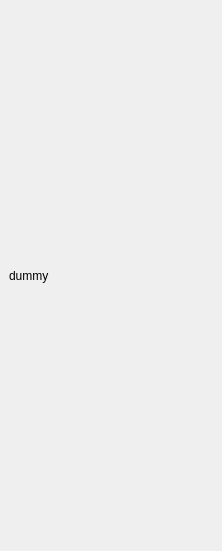
<?xml version="1.0" encoding="UTF-8"?>
<ui version="4.0">
 <class>AcetabularPrepWidget</class>
 <widget class="QStackedWidget" name="AcetabularPrepWidget">
  <property name="geometry">
   <rect>
    <x>0</x>
    <y>0</y>
    <width>199</width>
    <height>551</height>
   </rect>
  </property>
  <property name="windowTitle">
   <string>Acetabular Prep</string>
  </property>
  <property name="currentIndex">
   <number>0</number>
  </property>
  <widget class="QWidget" name="page">
   <layout class="QVBoxLayout" name="verticalLayout_10">
    <item>
     <widget class="QLabel" name="label">
      <property name="text">
       <string>dummy</string>
      </property>
     </widget>
    </item>
   </layout>
  </widget>
  <widget class="QWidget" name="PelvisCheckpoint">
   <layout class="QVBoxLayout" name="verticalLayout_12">
    <item>
     <widget class="QLabel" name="label_3">
      <property name="text">
       <string>Registration Result</string>
      </property>
     </widget>
    </item>
    <item>
     <widget class="QProgressBar" name="progressBar">
      <property name="value">
       <number>24</number>
      </property>
     </widget>
    </item>
    <item>
     <widget class="QCheckBox" name="checkBox">
      <property name="text">
       <string>Pelvis Checkpoint</string>
      </property>
     </widget>
    </item>
    <item>
     <widget class="QCheckBox" name="checkBox_2">
      <property name="text">
       <string>Femur Checkpoint</string>
      </property>
     </widget>
    </item>
    <item>
     <widget class="QPushButton" name="pushButton">
      <property name="text">
       <string>Verify</string>
      </property>
     </widget>
    </item>
    <item>
     <widget class="QPushButton" name="pushButton_3">
      <property name="text">
       <string>Clear Checkpoint</string>
      </property>
     </widget>
    </item>
    <item>
     <spacer name="verticalSpacer_36">
      <property name="orientation">
       <enum>Qt::Vertical</enum>
      </property>
      <property name="sizeHint" stdset="0">
       <size>
        <width>20</width>
        <height>40</height>
       </size>
      </property>
     </spacer>
    </item>
    <item>
     <widget class="QTextBrowser" name="textBrowser"/>
    </item>
    <item>
     <widget class="QLabel" name="label_5">
      <property name="text">
       <string>Pelvis Checkpoint</string>
      </property>
     </widget>
    </item>
   </layout>
  </widget>
  <widget class="QWidget" name="PelvisLandmark">
   <layout class="QVBoxLayout" name="verticalLayout_13">
    <item>
     <widget class="QCheckBox" name="checkBox_3">
      <property name="text">
       <string>Posterior Acetabulum</string>
      </property>
     </widget>
    </item>
    <item>
     <widget class="QCheckBox" name="checkBox_4">
      <property name="text">
       <string>Anterior Acetabulum</string>
      </property>
     </widget>
    </item>
    <item>
     <widget class="QCheckBox" name="checkBox_5">
      <property name="text">
       <string>Superior Acetabulum</string>
      </property>
     </widget>
    </item>
    <item>
     <widget class="QPushButton" name="pushButton_5">
      <property name="text">
       <string>Capture</string>
      </property>
     </widget>
    </item>
    <item>
     <widget class="QPushButton" name="pushButton_6">
      <property name="text">
       <string>Clear Landmark</string>
      </property>
     </widget>
    </item>
    <item>
     <widget class="QPushButton" name="pushButton_7">
      <property name="text">
       <string>Clear All Pelvis</string>
      </property>
     </widget>
    </item>
    <item>
     <widget class="QTextBrowser" name="textBrowser_2"/>
    </item>
    <item>
     <spacer name="verticalSpacer_37">
      <property name="orientation">
       <enum>Qt::Vertical</enum>
      </property>
      <property name="sizeHint" stdset="0">
       <size>
        <width>20</width>
        <height>235</height>
       </size>
      </property>
     </spacer>
    </item>
    <item>
     <widget class="QLabel" name="label_6">
      <property name="text">
       <string>Pelvis Landmark</string>
      </property>
     </widget>
    </item>
   </layout>
  </widget>
  <widget class="QWidget" name="PelvisRegistration">
   <layout class="QVBoxLayout" name="verticalLayout_14">
    <item>
     <widget class="QLabel" name="label_12">
      <property name="text">
       <string>Registration Result:</string>
      </property>
     </widget>
    </item>
    <item>
     <widget class="QProgressBar" name="progressBar_2">
      <property name="value">
       <number>24</number>
      </property>
     </widget>
    </item>
    <item>
     <widget class="QPushButton" name="pushButton_8">
      <property name="text">
       <string>Capture</string>
      </property>
     </widget>
    </item>
    <item>
     <widget class="QPushButton" name="pushButton_9">
      <property name="text">
       <string>Clear Last Point</string>
      </property>
     </widget>
    </item>
    <item>
     <widget class="QPushButton" name="pushButton_11">
      <property name="text">
       <string>Clear All Points</string>
      </property>
     </widget>
    </item>
    <item>
     <widget class="QPushButton" name="pushButton_10">
      <property name="text">
       <string>Verify</string>
      </property>
     </widget>
    </item>
    <item>
     <widget class="QTextBrowser" name="textBrowser_3"/>
    </item>
    <item>
     <spacer name="verticalSpacer_38">
      <property name="orientation">
       <enum>Qt::Vertical</enum>
      </property>
      <property name="sizeHint" stdset="0">
       <size>
        <width>20</width>
        <height>232</height>
       </size>
      </property>
     </spacer>
    </item>
    <item>
     <widget class="QLabel" name="label_16">
      <property name="text">
       <string>Pelvis Registration</string>
      </property>
     </widget>
    </item>
   </layout>
  </widget>
  <widget class="QWidget" name="RIORegistration">
   <layout class="QVBoxLayout" name="verticalLayout_4">
    <item>
     <widget class="QLabel" name="label_2">
      <property name="text">
       <string>Registration Result:</string>
      </property>
     </widget>
    </item>
    <item>
     <widget class="QProgressBar" name="progressBar_3">
      <property name="value">
       <number>24</number>
      </property>
     </widget>
    </item>
    <item>
     <widget class="QStackedWidget" name="stackedWidget">
      <property name="currentIndex">
       <number>0</number>
      </property>
      <widget class="QWidget" name="page0">
       <layout class="QVBoxLayout" name="verticalLayout">
        <item>
         <layout class="QFormLayout" name="formLayout">
          <item row="0" column="0">
           <widget class="QLabel" name="label_4">
            <property name="text">
             <string>Serial Number:</string>
            </property>
           </widget>
          </item>
          <item row="0" column="1">
           <widget class="QComboBox" name="comboBox">
            <item>
             <property name="text">
              <string>SN-1902042</string>
             </property>
            </item>
           </widget>
          </item>
          <item row="1" column="0">
           <widget class="QLabel" name="label_7">
            <property name="text">
             <string>Type:</string>
            </property>
           </widget>
          </item>
          <item row="1" column="1">
           <widget class="QComboBox" name="comboBox_2">
            <item>
             <property name="text">
              <string>Straight</string>
             </property>
            </item>
           </widget>
          </item>
         </layout>
        </item>
        <item>
         <widget class="QPushButton" name="pushButton_2">
          <property name="text">
           <string>Start</string>
          </property>
         </widget>
        </item>
        <item>
         <widget class="QPushButton" name="pushButton_13">
          <property name="text">
           <string>Restart</string>
          </property>
         </widget>
        </item>
       </layout>
      </widget>
      <widget class="QWidget" name="page1">
       <layout class="QVBoxLayout" name="verticalLayout_2">
        <item>
         <widget class="QPushButton" name="pushButton_14">
          <property name="text">
           <string>Restart</string>
          </property>
         </widget>
        </item>
        <item>
         <widget class="QPushButton" name="pushButton_15">
          <property name="text">
           <string>Free Robotic Arm</string>
          </property>
         </widget>
        </item>
        <item>
         <widget class="QPushButton" name="pushButton_16">
          <property name="text">
           <string>Collect Point</string>
          </property>
         </widget>
        </item>
       </layout>
      </widget>
      <widget class="QWidget" name="page2">
       <layout class="QVBoxLayout" name="verticalLayout_3">
        <item>
         <widget class="QPushButton" name="pushButton_17">
          <property name="text">
           <string>Restart Verification</string>
          </property>
         </widget>
        </item>
        <item>
         <widget class="QPushButton" name="pushButton_18">
          <property name="text">
           <string>Restart Registration</string>
          </property>
         </widget>
        </item>
       </layout>
      </widget>
     </widget>
    </item>
    <item>
     <spacer name="verticalSpacer">
      <property name="orientation">
       <enum>Qt::Vertical</enum>
      </property>
      <property name="sizeHint" stdset="0">
       <size>
        <width>20</width>
        <height>40</height>
       </size>
      </property>
     </spacer>
    </item>
    <item>
     <widget class="QTextBrowser" name="textBrowser_4"/>
    </item>
    <item>
     <widget class="QLabel" name="label_8">
      <property name="text">
       <string>RIO Registration</string>
      </property>
     </widget>
    </item>
   </layout>
  </widget>
  <action name="action_Pelvis_Checkpoint">
   <property name="text">
    <string>&amp;Pelvis Checkpoint</string>
   </property>
  </action>
  <action name="action_Pelvis_Landmark">
   <property name="text">
    <string>&amp;Pelvis Landmark</string>
   </property>
   <property name="toolTip">
    <string>Pelvis_Landmark</string>
   </property>
  </action>
  <action name="action_Pelvis_Registration">
   <property name="text">
    <string>&amp;Pelvis Registration</string>
   </property>
   <property name="toolTip">
    <string>Pelvis Registration</string>
   </property>
  </action>
  <action name="action_RIO_Registratoin">
   <property name="text">
    <string>&amp;RIO Registratoin</string>
   </property>
   <property name="toolTip">
    <string>RIO Registratoin</string>
   </property>
  </action>
 </widget>
 <resources/>
 <connections/>
</ui>
